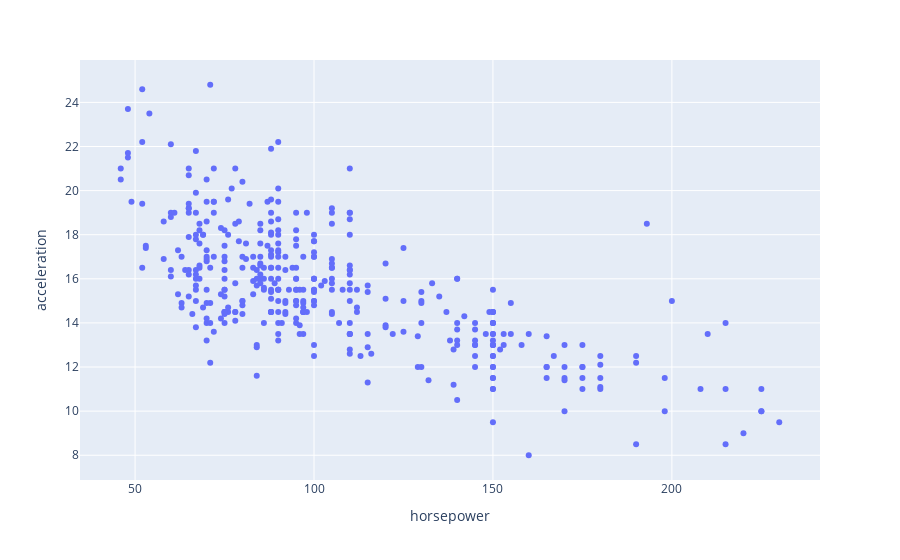

Source (notebook cell):
### Code cell
px.scatter (data_frame=df_cars, x= 'horsepower', y= 'acceleration')

### Figure 1 — Plotly figure (JSON) as saved in the notebook; plotly's stock layout.template omitted (floating-point values rounded to 4 significant figures; data arrays with more than 128 entries replaced by an {"elided": "..."} marker saying what was removed)
{"data": [{"hovertemplate": "horsepower=%{x}<br>acceleration=%{y}<extra></extra>", "legendgroup": "", "marker": {"color": "#636efa", "symbol": "circle"}, "mode": "markers", "name": "", "orientation": "v", "showlegend": false, "type": "scatter", "x": {"elided": "398 int values"}, "xaxis": "x", "y": {"elided": "398 float values"}, "yaxis": "y"}], "layout": {"autosize": true, "legend": {"tracegroupgap": 0}, "margin": {"t": 60}, "xaxis": {"anchor": "y", "autorange": true, "domain": [0, 1], "range": [35.03, 241.0], "title": {"text": "horsepower"}, "type": "linear"}, "yaxis": {"anchor": "x", "autorange": true, "domain": [0, 1], "range": [6.699, 26.1], "title": {"text": "acceleration"}, "type": "linear"}}}
